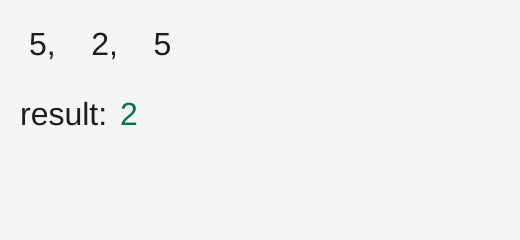
Frame 1 (no input)
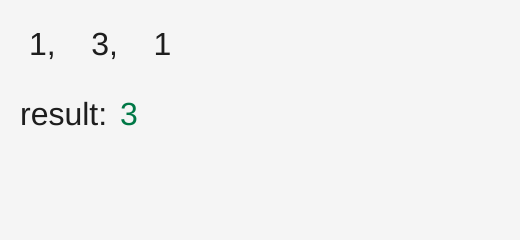
Frame 60 (no input)
Frame 120 (the mouse pressed at the canvas centre since frame 60): identical to frame 60, image omitted

The p5.js sketch that drew these frames (run headless with seeded random() and noise() and a simulated clock; from frame 60 on, the mouse is pressed at the canvas centre):

// p5.js sketch
// ── sketch.js
// 最終課題を制作しよう

let a = 0, b = 0, c = 0;
let sumCaptured = null;  // 確定した和（停止後も表示）
let running = true;      // 数字生成中かどうか
let updateInterval = 1; // ミリ秒単位の更新間隔
let lastUpdate = 0;

function setup() {
  createCanvas(520, 240);
  textSize(32);
  textAlign(LEFT, TOP);
}

function draw() {
  background(245);

  // 生成が「動いている」場合だけ、一定間隔で a,b,c を更新
  if (running && millis() - lastUpdate >= updateInterval) {
    a = int(random(1, 7));
    b = int(random(1, 7));
    c = int(random(1, 7));
    lastUpdate = millis();
  }

  // 現在の値や状態の表示
  fill(30);
  text(` ${a},    ${b},    ${c}`, 20, 30);
  text("result:", 20, 100);

  if (a == 1 && b == 1 && c == 1) {
    fill(255, 0, 0);
    text("PINZORO", 120, 100);
  } else if ((a == 1 && b == 2 && c == 3) || (a == 1 && b == 3 && c == 2) || (a == 2 && b == 1 && c == 3) || (a == 2 && b == 3 && c == 1) || (a == 3 && b == 2 && c == 1) || (a == 3 && b == 1 && c == 2)) {
    fill(0, 0, 255);
    text("HIHUMI", 120, 100);
  } else if ((a == 4 && b == 5 && c == 6) || (a == 4 && b == 6 && c == 5) || (a == 5 && b == 4 && c == 6) || (a == 5 && b == 6 && c == 4) || (a == 6 && b == 4 && c == 5) || (a == 6 && b == 5 && c == 4)) {
    fill(0, 255, 0);
    text("SHIGORO", 120, 100);
  } else if (a == b && b == c) {
    fill(255, 0, 0);
    text("ARASHI", 120, 100);
  } else if (a == b) {
    fill(0, 120, 70);
    text(c, 120, 100);
  } else if (a == c) {
    fill(0, 120, 70);
    text(b, 120, 100);
  } else if (b == c) {
    fill(0, 120, 70);
    text(a, 120, 100);
  } else {
    fill(0);
    text("MENASHI", 120, 100);
  }
}

// 任意タイミングで「確定＆停止」：クリック
function mousePressed() {
  if (running) {
    sumCaptured = a + b + c;
    running = false;        // 生成停止
  }
}

// 任意タイミングで「確定＆停止」：スペースキー
function keyPressed() {
  if (key === ' ' && running) {
    sumCaptured = a + b + c;
    running = false;        // 生成停止
  }
  // （任意）Rキーで再開、上下キーで更新間隔調整
  if (key === 'r' || key === 'R') {
    sumCaptured = null;     // 以前の確定表示をクリア（保持したいなら消さない）
    running = true;         // 再開
  }
  if (keyCode === UP_ARROW) updateInterval = max(50, updateInterval - 50);
  if (keyCode === DOWN_ARROW) updateInterval = min(2000, updateInterval + 50);
}
